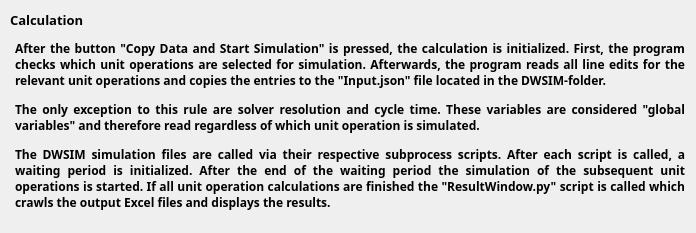
<?xml version="1.0" encoding="UTF-8"?>
<ui version="4.0">
 <class>Dialog</class>
 <widget class="QDialog" name="Dialog">
  <property name="geometry">
   <rect>
    <x>0</x>
    <y>0</y>
    <width>696</width>
    <height>233</height>
   </rect>
  </property>
  <property name="windowTitle">
   <string>Dialog</string>
  </property>
  <property name="windowIcon">
   <iconset>
    <normaloff>../Graphics/AD2.ico</normaloff>../Graphics/AD2.ico</iconset>
  </property>
  <widget class="QLabel" name="label_2">
   <property name="geometry">
    <rect>
     <x>10</x>
     <y>10</y>
     <width>171</width>
     <height>21</height>
    </rect>
   </property>
   <property name="font">
    <font>
     <family>Segoe UI Semibold</family>
     <pointsize>10</pointsize>
     <weight>75</weight>
     <bold>true</bold>
    </font>
   </property>
   <property name="styleSheet">
    <string notr="true">font-weight: bold; color: black;</string>
   </property>
   <property name="text">
    <string>&lt;html&gt;&lt;head/&gt;&lt;body&gt;&lt;p&gt;Calculation&lt;/p&gt;&lt;/body&gt;&lt;/html&gt;</string>
   </property>
  </widget>
  <widget class="QLabel" name="label_3">
   <property name="geometry">
    <rect>
     <x>15</x>
     <y>30</y>
     <width>670</width>
     <height>191</height>
    </rect>
   </property>
   <property name="sizePolicy">
    <sizepolicy hsizetype="Preferred" vsizetype="Preferred">
     <horstretch>0</horstretch>
     <verstretch>0</verstretch>
    </sizepolicy>
   </property>
   <property name="font">
    <font>
     <family>Segoe UI Semibold</family>
     <pointsize>9</pointsize>
     <weight>75</weight>
     <bold>true</bold>
    </font>
   </property>
   <property name="text">
    <string>&lt;html&gt;&lt;head/&gt;&lt;body&gt;&lt;p align=&quot;justify&quot;&gt;After the button &amp;quot;Copy Data and Start Simulation&amp;quot; is pressed, the calculation is initialized. First, the program checks which unit operations are selected for simulation. Afterwards, the program reads all line edits for the relevant unit operations and copies the entries to the &amp;quot;Input.json&amp;quot; file located in the DWSIM-folder.&lt;/p&gt;&lt;p align=&quot;justify&quot;&gt;The only exception to this  rule are solver resolution and cycle time. These variables are considered &amp;quot;global variables&amp;quot; and therefore read regardless of which unit operation is simulated. &lt;/p&gt;&lt;p align=&quot;justify&quot;&gt;The DWSIM simulation files are called via their respective subprocess scripts. After each script is called, a waiting period is initialized. After the end of the waiting period the simulation of the subsequent unit operations is started. If all unit operation calculations are finished the &amp;quot;ResultWindow.py&amp;quot; script is called which crawls the output Excel files and displays the results.&lt;/p&gt;&lt;/body&gt;&lt;/html&gt;</string>
   </property>
   <property name="wordWrap">
    <bool>true</bool>
   </property>
  </widget>
 </widget>
 <resources/>
 <connections/>
</ui>
